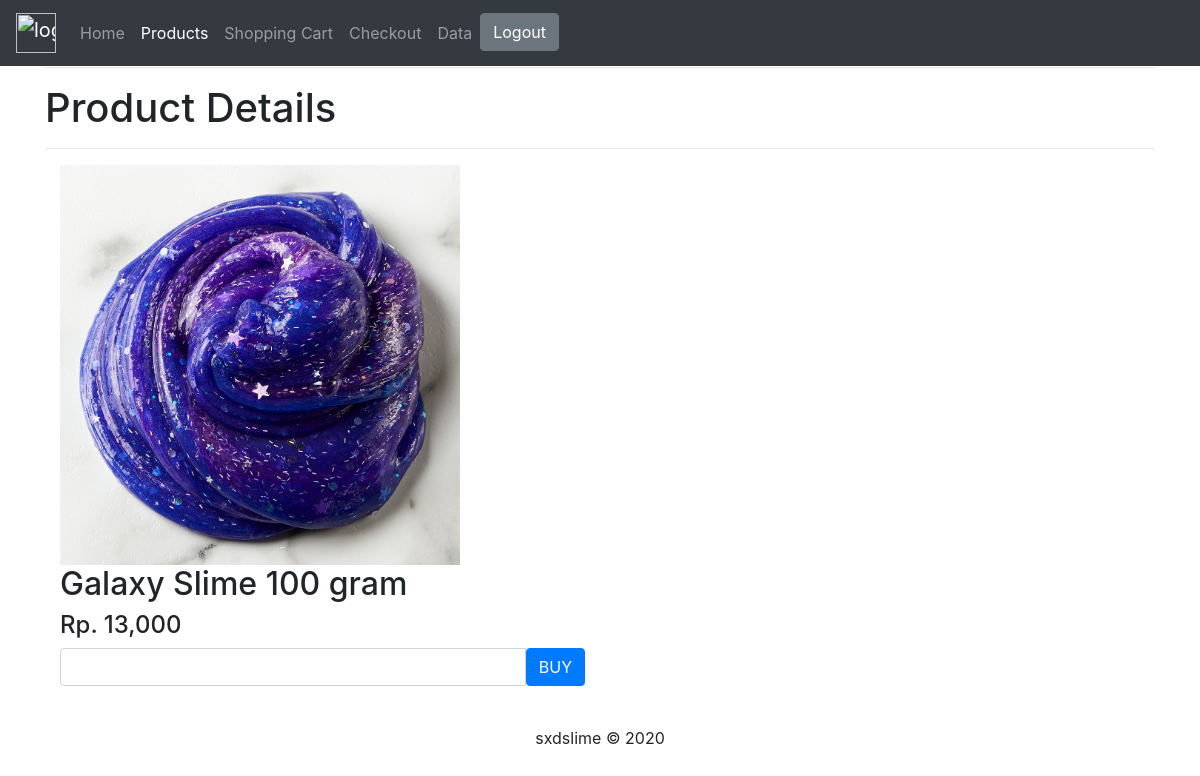
Screenshot of /detail.php?id=1 with the database file from the repository.
### tables this page shows
CREATE TABLE `pricelist` (
  `product_id` int(5) NOT NULL,
  `code` varchar(30) NOT NULL,
  `variant` varchar(30) NOT NULL,
  `size` varchar(15) NOT NULL,
  `price` int(11) NOT NULL,
  `photo` varchar(100) NOT NULL
);

### detail.php (the view, shortened to what this page needs)
<?php
$koneksi= mysqli_connect ("fdb28.awardspace.net","3690530_sxdslime","Bismillah123","3690530_sxdslime");
?>
<?php
$product_id = $_GET["id"];
$ambil=$koneksi->query("SELECT *FROM pricelist WHERE product_id='$product_id'");
$detail=$ambil-> fetch_assoc();
?>
<!DOCTYPE html>
<html>
<head>
</head>
<body>
  <link rel="stylesheet"
  href="https://cdn.jsdelivr.net/npm/bootstrap@4.5.3/dist/css/bootstrap.min.css"
>
  <head>
    <body>
      <nav class="navbar navbar-expand-md navbar-dark fixed-top bg-dark">
        <a class="navbar-brand" href="#">
          <img src="logo.png" alt="logo" style="width:40px;">
        </a>
        <div class="collapse navbar-collapse" id="navbarCollapse">
          <ul class="navbar-nav mr-auto">
            <li class="nav-item">
              <a class="nav-link" href="home.php">Home</a>
            </li>
            <li class="nav-item active">
              <a class="nav-link" href="products.php">Products <span class="sr-only">(current)</span></a>
            </li>
            <li class="nav-item">
              <a class="nav-link" href="shoppingcart.php">Shopping Cart</a>
            </li>
            <li class="nav-item">
              <a class="nav-link" href="checkout.php">Checkout</span></a>
            </li>
            <li class="nav-item">
              <a class="nav-link" href="data.php">Data</a>
            </li>
            <li class="nav-item">
              <a href="logout.php" class="form-inline my-2 my-lg-0 btn btn-secondary">Logout</a></a>
            </li>
          </ul>
        </div>
      </nav>
    <section class="konten">
      <div class="container">
       <hr>
       <h1>Product Details</h1>
       <hr>
       <div class="col-md-6">
        <img src="variant/<?php echo $detail["photo"];?>" alt="" class="img-responsive" style="width:400px">
      </div>
      <div class="col-md-6">
        <h2><?php echo $detail["variant"]; echo " "; echo $detail["size"];?></h2>
        <h4> Rp. <?php echo number_format ($detail ['price']);?></h4>
        <form method="post">
          <div class="form-group">
            <div class="input-group">
              <input type="number" class="form-control" name="amount">
              <div class="input-group-btn">
                <button class="btn btn-primary" name="buy">BUY</button>
              </div>
            </div>
          </div>
        </form>
      </div>
    </div>
</section>
<footer class="container">
  <p style="text-align: center;"><br>sxdslime &copy; 2020</p>
</footer>
</body>
</html>

### rows the page displays
pricelist: photo (picture), variant "Galaxy Slime", size "100 gram", price "13,000"
